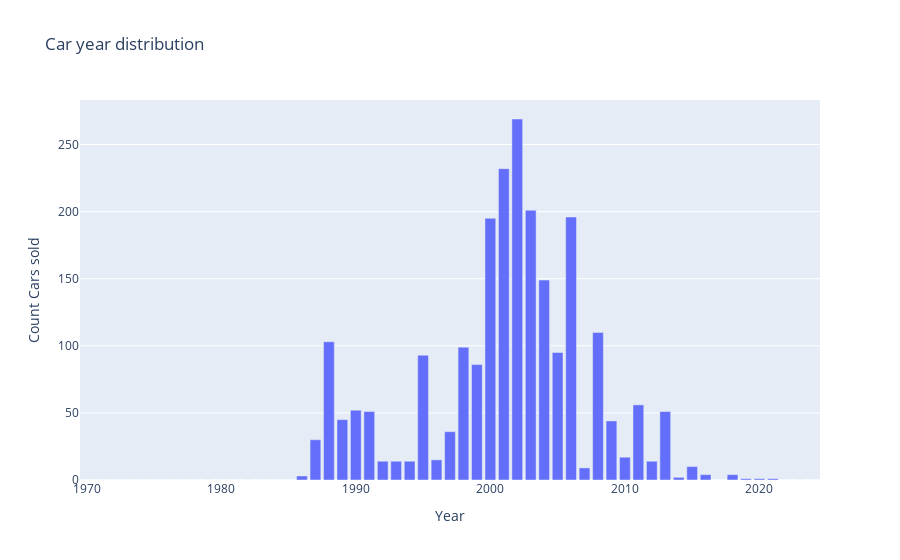

The cell this chart's notebook holds for it:
### Code cell
#distribution of number of cars over the years
dic = {1970+i : sum(df['year']==1970+i) for i in range(55)}
x_dic = [1970 + i for i in range(55)]
y_dic = [dic[1970 + i] for i in range(55)]

# Plot
fig = go.Figure([go.Bar(x=x_dic, y=y_dic)])

fig.update_layout(title="Car year distribution",
                  xaxis_title="Year",
                  yaxis_title="Count Cars sold")


fig.show()

### Figure 1 — Plotly figure (JSON) as saved in the notebook; plotly's stock layout.template omitted (floating-point values rounded to 4 significant figures)
{"data": [{"type": "bar", "x": [1970, 1971, 1972, 1973, 1974, 1975, 1976, 1977, 1978, 1979, 1980, 1981, 1982, 1983, 1984, 1985, 1986, 1987, 1988, 1989, 1990, 1991, 1992, 1993, 1994, 1995, 1996, 1997, 1998, 1999, 2000, 2001, 2002, 2003, 2004, 2005, 2006, 2007, 2008, 2009, 2010, 2011, 2012, 2013, 2014, 2015, 2016, 2017, 2018, 2019, 2020, 2021, 2022, 2023, 2024], "y": [0, 0, 0, 0, 0, 0, 0, 0, 0, 0, 0, 0, 0, 0, 0, 0, 3, 30, 103, 45, 52, 51, 14, 14, 14, 93, 15, 36, 99, 86, 195, 232, 269, 201, 149, 95, 196, 9, 110, 44, 17, 56, 14, 51, 2, 10, 4, 0, 4, 1, 1, 1, 0, 0, 0]}], "layout": {"title": {"text": "Car year distribution"}, "xaxis": {"title": {"text": "Year"}}, "yaxis": {"title": {"text": "Count Cars sold"}}}}
